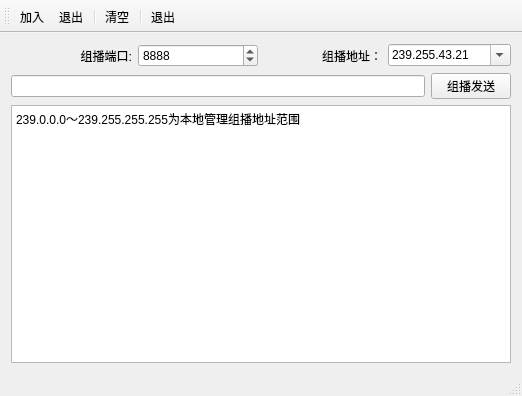
<?xml version="1.0" encoding="UTF-8"?>
<ui version="4.0">
 <class>ExMulticast</class>
 <widget class="QMainWindow" name="ExMulticast">
  <property name="geometry">
   <rect>
    <x>0</x>
    <y>0</y>
    <width>522</width>
    <height>396</height>
   </rect>
  </property>
  <property name="windowTitle">
   <string>ExMulticast</string>
  </property>
  <widget class="QWidget" name="centralWidget">
   <layout class="QVBoxLayout" name="verticalLayout">
    <item>
     <layout class="QHBoxLayout" name="horizontalLayout_4">
      <item>
       <layout class="QHBoxLayout" name="horizontalLayout">
        <item>
         <widget class="QLabel" name="label">
          <property name="text">
           <string>组播端口:</string>
          </property>
          <property name="alignment">
           <set>Qt::AlignRight|Qt::AlignTrailing|Qt::AlignVCenter</set>
          </property>
         </widget>
        </item>
        <item>
         <widget class="QSpinBox" name="spinBoxBind">
          <property name="maximum">
           <number>65000</number>
          </property>
          <property name="value">
           <number>8888</number>
          </property>
         </widget>
        </item>
       </layout>
      </item>
      <item>
       <layout class="QHBoxLayout" name="horizontalLayout_3">
        <item>
         <widget class="QLabel" name="label_3">
          <property name="text">
           <string>组播地址：</string>
          </property>
          <property name="alignment">
           <set>Qt::AlignRight|Qt::AlignTrailing|Qt::AlignVCenter</set>
          </property>
         </widget>
        </item>
        <item>
         <widget class="QComboBox" name="comboBoxIp">
          <property name="editable">
           <bool>true</bool>
          </property>
          <property name="currentText">
           <string>239.255.43.21</string>
          </property>
          <item>
           <property name="text">
            <string>239.255.43.21</string>
           </property>
          </item>
          <item>
           <property name="text">
            <string>239.255.100.1</string>
           </property>
          </item>
          <item>
           <property name="text">
            <string>239.255.255.100</string>
           </property>
          </item>
         </widget>
        </item>
       </layout>
      </item>
     </layout>
    </item>
    <item>
     <layout class="QHBoxLayout" name="horizontalLayout_5">
      <item>
       <widget class="QLineEdit" name="lineEdit"/>
      </item>
      <item>
       <widget class="QPushButton" name="btnSend">
        <property name="text">
         <string>组播发送</string>
        </property>
       </widget>
      </item>
     </layout>
    </item>
    <item>
     <widget class="QPlainTextEdit" name="plainTextEdit">
      <property name="plainText">
       <string>239.0.0.0～239.255.255.255为本地管理组播地址范围</string>
      </property>
     </widget>
    </item>
   </layout>
  </widget>
  <widget class="QMenuBar" name="menuBar">
   <property name="geometry">
    <rect>
     <x>0</x>
     <y>0</y>
     <width>522</width>
     <height>25</height>
    </rect>
   </property>
  </widget>
  <widget class="QToolBar" name="mainToolBar">
   <property name="toolButtonStyle">
    <enum>Qt::ToolButtonTextBesideIcon</enum>
   </property>
   <attribute name="toolBarArea">
    <enum>TopToolBarArea</enum>
   </attribute>
   <attribute name="toolBarBreak">
    <bool>false</bool>
   </attribute>
   <addaction name="actStart"/>
   <addaction name="actStop"/>
   <addaction name="separator"/>
   <addaction name="actClear"/>
   <addaction name="separator"/>
   <addaction name="actQuit"/>
  </widget>
  <widget class="QStatusBar" name="statusBar"/>
  <action name="actStart">
   <property name="icon">
    <iconset resource="resources.qrc">
     <normaloff>:/images/Image4.png</normaloff>:/images/Image4.png</iconset>
   </property>
   <property name="text">
    <string>加入</string>
   </property>
   <property name="toolTip">
    <string>加入组播</string>
   </property>
  </action>
  <action name="actStop">
   <property name="icon">
    <iconset resource="resources.qrc">
     <normaloff>:/images/Image5.png</normaloff>:/images/Image5.png</iconset>
   </property>
   <property name="text">
    <string>退出</string>
   </property>
   <property name="toolTip">
    <string>退出组播</string>
   </property>
  </action>
  <action name="actClear">
   <property name="icon">
    <iconset resource="resources.qrc">
     <normaloff>:/images/Image1.png</normaloff>:/images/Image1.png</iconset>
   </property>
   <property name="text">
    <string>清空</string>
   </property>
   <property name="toolTip">
    <string>清空文本内容</string>
   </property>
  </action>
  <action name="actQuit">
   <property name="icon">
    <iconset resource="resources.qrc">
     <normaloff>:/images/Image2.jpg</normaloff>:/images/Image2.jpg</iconset>
   </property>
   <property name="text">
    <string>退出</string>
   </property>
   <property name="toolTip">
    <string>退出程序</string>
   </property>
  </action>
 </widget>
 <layoutdefault spacing="6" margin="11"/>
 <resources>
  <include location="resources.qrc"/>
 </resources>
 <connections/>
</ui>
